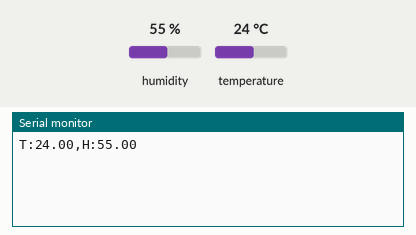
Recording of a sketch running on a simulated Arduino Uno, built with avr-gcc and run on an emulated ATmega328P. On the bench: the last lines printed to the serial monitor. Inputs (shaded band) come from the test bench; at power-on: humidity 55 %, temperature 24 °C.

Above: at 2.0 s.
2.1 s: humidity set to 22 %
At 2.1 s:
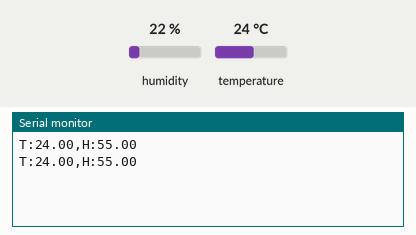
3.6 s: temperature set to 12 °C
At 4.9 s:
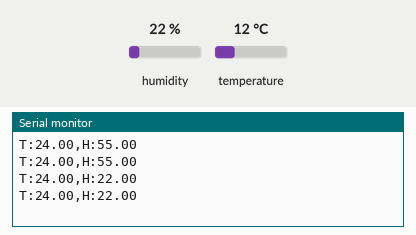
5.1 s: humidity set to 40 %
At 6.5 s:
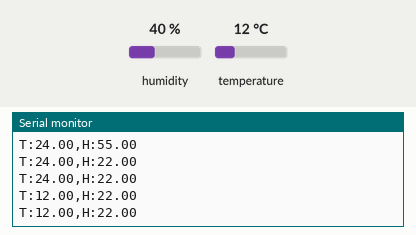
Timing chart, 0 to 8.1 s (numbered marks = the images above; inputs shaded):
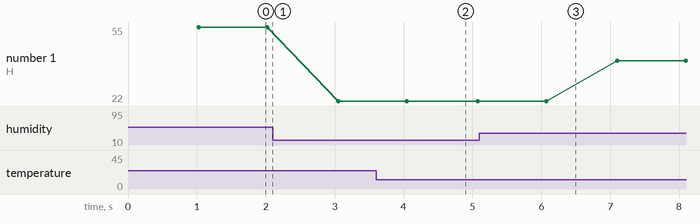

The sketch:

arduino.ino
```cpp
#include <DHT.h>

#define DHTPIN 10
#define DHTTYPE DHT11

DHT dht(DHTPIN, DHTTYPE);

class SensorData {
private:
  float temperature;
  float humidity;
  const int LED_TEMPERATURE_PIN = 7;
  const int LED_HUMIDITY_PIN = 6;

public:
  void readData() {
    temperature = dht.readTemperature();
    humidity = dht.readHumidity();
  }

  // Método get para la temperatura
  float getTemperature() const {
    return temperature;
  }
  // Método get para la humedad
  float getHumidity() const {
    return humidity;
  }
  // Método get para los pines de LED
  int getTemperatureLEDPin() const {
    return LED_TEMPERATURE_PIN;
  }

  int getHumidityLEDPin() const {
    return LED_HUMIDITY_PIN;
  }
};

SensorData sensor;  // Crear una instancia de la clase SensorData

void setup() {
  Serial.begin(9600);
  dht.begin();
}

void loop() {
  delay(1000);

  sensor.readData();

  //  uso de los métodos get
  float currentTemperature = sensor.getTemperature();
  float currentHumidity = sensor.getHumidity();
  int temperatureLEDPin = sensor.getTemperatureLEDPin();
  int humidityLEDPin = sensor.getHumidityLEDPin();

  // Envía datos a Processing
  Serial.print("T:");
  Serial.print(currentTemperature);
  Serial.print(",H:");
  Serial.println(currentHumidity);

  // Espera la instrucción de Processing para controlar los LEDs
  while (Serial.available() > 0) {
    char command = Serial.read();
    if (command == 'A') {
      digitalWrite(temperatureLEDPin, HIGH);
    } else if (command == 'a') {
      digitalWrite(temperatureLEDPin, LOW);
    } else if (command == 'B') {
      digitalWrite(humidityLEDPin, HIGH);
    } else if (command == 'b') {
      digitalWrite(humidityLEDPin, LOW);
    }
  }
}
```

Measured:
- plotted number 1: 55 → 22 after the input at 2.1 s, 22 → 40 after the input at 5.1 s
